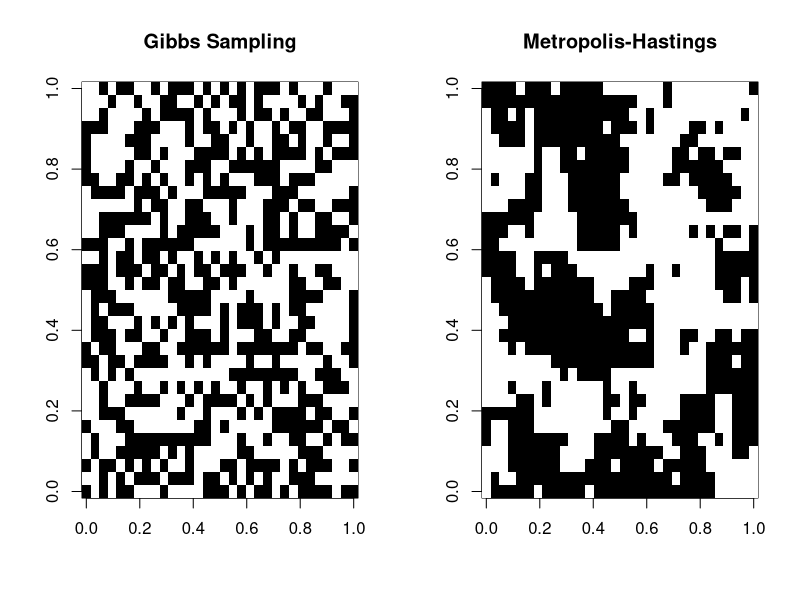

The R source for this figure: (Note: this script raises an error after producing the figure.)
## ---- chunk 1
knitr::opts_chunk$set(echo = FALSE)
## ---- chunk 2
#| warning: false
# Parameters
set.seed(123)
n <- 32  # Grid size
T <- 2.5 # Temperature parameter
steps <- 10000  # Number of simulation steps

# Initialize Ising model grid
ising_grid <- matrix(sample(c(-1, 1), n * n, replace = TRUE), n, n)

# Define energy function
calc_energy <- function(grid, i, j) {
  neighbors <- sum(grid[max(1, i-1):min(n, i+1), j] + 
                   grid[i, max(1, j-1):min(n, j+1)]) - 2 * grid[i, j]
  -grid[i, j] * neighbors
}

# Gibbs Sampling
gibbs_sampling <- function(grid, T) {
  for (i in 1:n) {
    for (j in 1:n) {
      dE <- calc_energy(grid, i, j)
      prob <- 1 / (1 + exp(dE / T))
      grid[i, j] <- ifelse(runif(1) < prob, 1, -1)
    }
  }
  return(grid)
}

# Metropolis-Hastings Algorithm
mh_sampling <- function(grid, T) {
  for (step in 1:steps) {
    i <- sample(1:n, 1)
    j <- sample(1:n, 1)
    dE <- -2 * calc_energy(grid, i, j)
    if (dE < 0 || runif(1) < exp(-dE / T)) {
      grid[i, j] <- -grid[i, j]  # Flip spin
    }
  }
  return(grid)
}

# Run simulations
gibbs_result <- gibbs_sampling(ising_grid, T)
mh_result <- mh_sampling(ising_grid, T)

# Visualization
par(mfrow = c(1, 2))
image(gibbs_result, col = c("black", "white"), main = "Gibbs Sampling")
image(mh_result, col = c("black", "white"), main = "Metropolis-Hastings")
## ---- chunk 3
#| error: true
# Initialize reward matrix
set.seed(123)
n_cities <- 10
U <- matrix(runif((n_cities + 1)^2, 1, 10), n_cities + 1, n_cities + 1)
diag(U) <- 0  # No reward for staying in the same city

# Calculate total reward
calc_reward <- function(path, reward_matrix) {
  reward <- 0
  for (k in 1:(length(path) - 1)) {
    reward <- reward + reward_matrix[path[k], path[k + 1]]
  }
  return(reward)
}

# Simulated Annealing Algorithm
simulated_annealing <- function(U, initial_temp, cooling_rate, max_iter) {
  path <- c(0, sample(1:n_cities), 0)  # Initialize path
  current_reward <- calc_reward(path, U)
  best_path <- path
  best_reward <- current_reward
  temp <- initial_temp
  
  for (iter in 1:max_iter) {
    # Generate neighboring solution
    new_path <- path
    swap_idx <- sample(2:n_cities, 2)  # Swap two cities
    new_path[swap_idx] <- new_path[rev(swap_idx)]
    new_reward <- calc_reward(new_path, U)
    
    # Acceptance condition
    if (new_reward > current_reward || runif(1) < exp((new_reward - current_reward) / temp)) {
      path <- new_path
      current_reward <- new_reward
    }
    
    # Update best solution
    if (current_reward > best_reward) {
      best_path <- path
      best_reward <- current_reward
    }
    
    # Decrease temperature
    temp <- temp * cooling_rate
  }
  
  return(list(best_path = best_path, best_reward = best_reward))
}

# Run Simulated Annealing
sa_result <- simulated_annealing(U, initial_temp = 100, cooling_rate = 0.99, max_iter = 5000)

# Display results
print(sa_result$best_path)
print(sa_result$best_reward)
